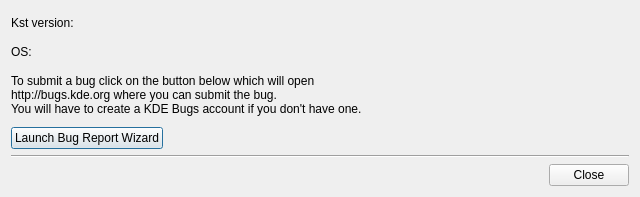
<?xml version="1.0" encoding="UTF-8"?>
<ui version="4.0">
 <class>BugReportWizard</class>
 <widget class="QDialog" name="BugReportWizard">
  <property name="geometry">
   <rect>
    <x>0</x>
    <y>0</y>
    <width>640</width>
    <height>197</height>
   </rect>
  </property>
  <property name="windowTitle">
   <string>Bug Report Wizard</string>
  </property>
  <layout class="QVBoxLayout" name="verticalLayout">
   <item>
    <layout class="QHBoxLayout" name="horizontalLayout">
     <item>
      <layout class="QGridLayout" name="gridLayout">
       <item row="0" column="0">
        <widget class="QLabel" name="label">
         <property name="text">
          <string>Kst version:</string>
         </property>
        </widget>
       </item>
       <item row="0" column="1">
        <widget class="QLabel" name="_kstVersion">
         <property name="text">
          <string/>
         </property>
        </widget>
       </item>
       <item row="1" column="0">
        <widget class="QLabel" name="label_2">
         <property name="text">
          <string>OS:</string>
         </property>
        </widget>
       </item>
       <item row="1" column="1">
        <widget class="QLabel" name="_OS">
         <property name="text">
          <string/>
         </property>
        </widget>
       </item>
      </layout>
     </item>
     <item>
      <spacer name="horizontalSpacer_2">
       <property name="orientation">
        <enum>Qt::Horizontal</enum>
       </property>
       <property name="sizeHint" stdset="0">
        <size>
         <width>238</width>
         <height>17</height>
        </size>
       </property>
      </spacer>
     </item>
    </layout>
   </item>
   <item>
    <widget class="QLabel" name="label_3">
     <property name="text">
      <string>To submit a bug click on the button below which will open
http://bugs.kde.org where you can submit the bug.
You will have to create a KDE Bugs account if you don't have one.</string>
     </property>
    </widget>
   </item>
   <item>
    <layout class="QHBoxLayout" name="horizontalLayout_4">
     <item>
      <widget class="QPushButton" name="_reportBugButton">
       <property name="text">
        <string>Launch Bug Report Wizard</string>
       </property>
      </widget>
     </item>
     <item>
      <spacer name="horizontalSpacer">
       <property name="orientation">
        <enum>Qt::Horizontal</enum>
       </property>
       <property name="sizeHint" stdset="0">
        <size>
         <width>40</width>
         <height>20</height>
        </size>
       </property>
      </spacer>
     </item>
    </layout>
   </item>
   <item>
    <widget class="Line" name="line">
     <property name="orientation">
      <enum>Qt::Horizontal</enum>
     </property>
    </widget>
   </item>
   <item>
    <widget class="QDialogButtonBox" name="buttonBox">
     <property name="orientation">
      <enum>Qt::Horizontal</enum>
     </property>
     <property name="standardButtons">
      <set>QDialogButtonBox::Close</set>
     </property>
    </widget>
   </item>
  </layout>
 </widget>
 <resources/>
 <connections>
  <connection>
   <sender>buttonBox</sender>
   <signal>accepted()</signal>
   <receiver>BugReportWizard</receiver>
   <slot>accept()</slot>
   <hints>
    <hint type="sourcelabel">
     <x>248</x>
     <y>254</y>
    </hint>
    <hint type="destinationlabel">
     <x>157</x>
     <y>274</y>
    </hint>
   </hints>
  </connection>
  <connection>
   <sender>buttonBox</sender>
   <signal>rejected()</signal>
   <receiver>BugReportWizard</receiver>
   <slot>reject()</slot>
   <hints>
    <hint type="sourcelabel">
     <x>316</x>
     <y>260</y>
    </hint>
    <hint type="destinationlabel">
     <x>286</x>
     <y>274</y>
    </hint>
   </hints>
  </connection>
 </connections>
</ui>
